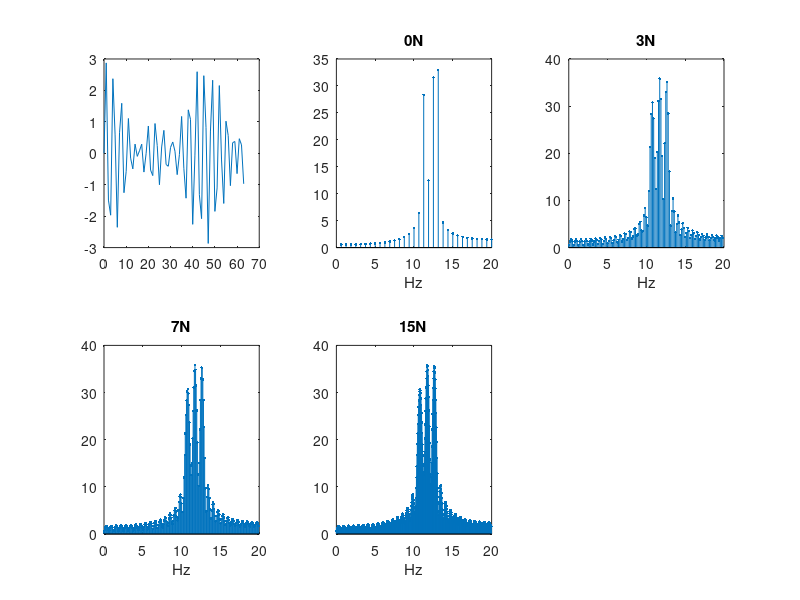

Here is the MATLAB script that generated this plot:
f1 = 10.8;f2 = 11.75;f3 = 12.55;
fs = 40;N =64;
n = 0:N-1;
x = sin(2*pi*f1*n/fs)+sin(2*pi*f2*n/fs)+sin(2*pi*f3*n/fs);
X = fft(x);
f = fs/N*(1:N/2);
subplot(231)
plot(n,x);
subplot(232)
stem(f,abs(X(1:N/2)),'.');
xlabel("Hz");
title("0N");

X_3N = fft(x,4*N);
f_3N = fs/(4*N)*(0:2*N-1);
subplot(233)
stem(f_3N,abs(X_3N(1:2*N)),'.')
xlabel("Hz");
title("3N");
X_7N = fft(x,8*N);
f_7N = fs/(8*N)*(0:4*N-1);
subplot(234)
stem(f_7N,abs(X_7N(1:4*N)),'.')
xlabel("Hz");
title("7N");

X_15N = fft(x,16*N);
f_15N = fs/(16*N)*(0:8*N-1);
subplot(235)
stem(f_15N,abs(X_15N(1:8*N)),'.');
xlabel("Hz");
title("15N");